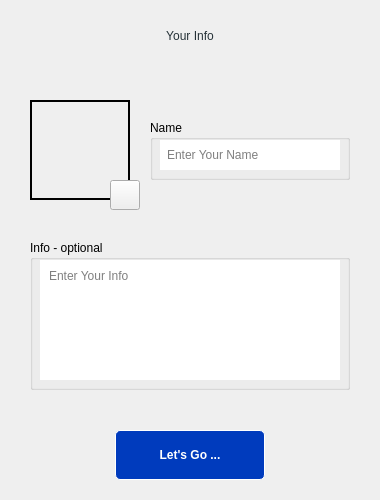
<?xml version="1.0" encoding="UTF-8"?>
<ui version="4.0">
 <class>UserInfoWindow</class>
 <widget class="QMainWindow" name="UserInfoWindow">
  <property name="geometry">
   <rect>
    <x>0</x>
    <y>0</y>
    <width>380</width>
    <height>500</height>
   </rect>
  </property>
  <property name="sizePolicy">
   <sizepolicy hsizetype="Preferred" vsizetype="Preferred">
    <horstretch>0</horstretch>
    <verstretch>0</verstretch>
   </sizepolicy>
  </property>
  <property name="minimumSize">
   <size>
    <width>380</width>
    <height>500</height>
   </size>
  </property>
  <property name="maximumSize">
   <size>
    <width>380</width>
    <height>500</height>
   </size>
  </property>
  <property name="windowTitle">
   <string>MainWindow</string>
  </property>
  <widget class="QWidget" name="centralwidget">
   <widget class="QLabel" name="profile_pic">
    <property name="geometry">
     <rect>
      <x>30</x>
      <y>100</y>
      <width>100</width>
      <height>100</height>
     </rect>
    </property>
    <property name="styleSheet">
     <string notr="true">border: 2px solid;
border-color: rgb(0, 0, 0);</string>
    </property>
    <property name="pixmap">
     <pixmap>../res/img/temp_profile_pic.jpg</pixmap>
    </property>
    <property name="scaledContents">
     <bool>true</bool>
    </property>
   </widget>
   <widget class="QGroupBox" name="name_le_gb">
    <property name="geometry">
     <rect>
      <x>150</x>
      <y>120</y>
      <width>200</width>
      <height>60</height>
     </rect>
    </property>
    <property name="title">
     <string>Name</string>
    </property>
    <property name="flat">
     <bool>false</bool>
    </property>
    <property name="checkable">
     <bool>false</bool>
    </property>
    <widget class="QLineEdit" name="name_le">
     <property name="geometry">
      <rect>
       <x>10</x>
       <y>20</y>
       <width>180</width>
       <height>30</height>
      </rect>
     </property>
     <property name="styleSheet">
      <string notr="true">padding-left:5px;
</string>
     </property>
     <property name="text">
      <string/>
     </property>
     <property name="maxLength">
      <number>20</number>
     </property>
     <property name="frame">
      <bool>false</bool>
     </property>
     <property name="placeholderText">
      <string>Enter Your Name</string>
     </property>
    </widget>
   </widget>
   <widget class="QGroupBox" name="info_le_gb">
    <property name="geometry">
     <rect>
      <x>30</x>
      <y>240</y>
      <width>320</width>
      <height>150</height>
     </rect>
    </property>
    <property name="title">
     <string>Info - optional</string>
    </property>
    <widget class="QTextEdit" name="info_te">
     <property name="geometry">
      <rect>
       <x>10</x>
       <y>20</y>
       <width>300</width>
       <height>120</height>
      </rect>
     </property>
     <property name="styleSheet">
      <string notr="true">border-style:solid;
border-width:5px;
border-color: rgb(255, 255, 255);</string>
     </property>
     <property name="frameShape">
      <enum>QFrame::NoFrame</enum>
     </property>
     <property name="frameShadow">
      <enum>QFrame::Sunken</enum>
     </property>
     <property name="lineWidth">
      <number>1</number>
     </property>
     <property name="placeholderText">
      <string>Enter Your Info</string>
     </property>
    </widget>
   </widget>
   <widget class="QPushButton" name="profile_pic_button">
    <property name="geometry">
     <rect>
      <x>110</x>
      <y>180</y>
      <width>30</width>
      <height>30</height>
     </rect>
    </property>
    <property name="icon">
     <iconset>
      <normaloff>../res/icon/camera_icon.png</normaloff>../res/icon/camera_icon.png</iconset>
    </property>
   </widget>
   <widget class="QPushButton" name="goto_chat_button">
    <property name="geometry">
     <rect>
      <x>115</x>
      <y>430</y>
      <width>150</width>
      <height>50</height>
     </rect>
    </property>
    <property name="styleSheet">
     <string notr="true">QPushButton
{
	background-color: #003bbd;
	color: rgb(255, 255, 255);
	font-weight: bold;
	border-style: solid;
	border-width: 1px;
	border-radius: 5px;
	padding: 10px;
	font: 700 9pt &quot;Exo 2&quot;;


}
</string>
    </property>
    <property name="text">
     <string>Let's Go ...</string>
    </property>
   </widget>
   <widget class="QLabel" name="label_3">
    <property name="geometry">
     <rect>
      <x>0</x>
      <y>10</y>
      <width>380</width>
      <height>51</height>
     </rect>
    </property>
    <property name="styleSheet">
     <string notr="true">QWidget
{
	color: #263238;
  	font: 900 14pt &quot;Exo 2&quot;;
}</string>
    </property>
    <property name="text">
     <string>Your Info</string>
    </property>
    <property name="alignment">
     <set>Qt::AlignCenter</set>
    </property>
   </widget>
  </widget>
 </widget>
 <resources/>
 <connections/>
</ui>
